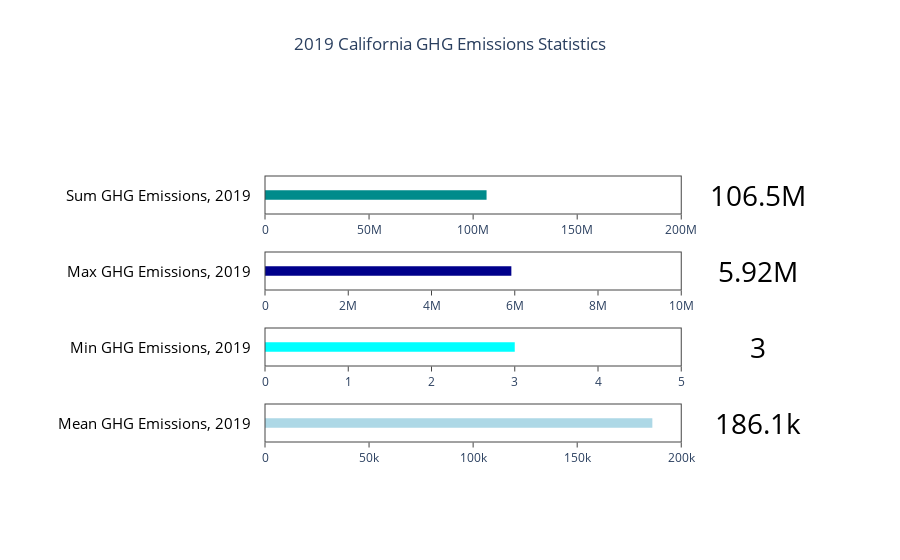

Notebook cell for this chart:
### Code cell
fig = go.Figure()

fig.add_trace(go.Indicator(
    mode = "number+gauge", value = GHG_mean,
    domain = {'x': [0.25, 1], 'y': [0.1, 0.2]},
    title = {'text': "Mean GHG Emissions, 2019",'font':{'color': 'black','size':15}},
    number={'font':{'color': 'black'}},
    gauge = {
        'shape': "bullet",
        'axis': {'range': [None,200000]},
        'bar': {'color': "lightblue"}}
))


fig.add_trace(go.Indicator(
    mode = "number+gauge", value = GHG_min,
    domain = {'x': [0.25, 1], 'y': [0.3, 0.4]},
    title = {'text': "Min GHG Emissions, 2019",'font':{'color': 'black','size':15}},
    number={'font':{'color': 'black'}},
    gauge = {
        'shape': "bullet",
        'axis': {'range': [None,5]},
        'bar': {'color': "cyan"}}
))

fig.add_trace(go.Indicator(
    mode = "number+gauge", value = GHG_max,
    domain = {'x': [0.25, 1], 'y': [0.5, 0.6]},
    title = {'text' :"Max GHG Emissions, 2019",'font':{'color': 'black','size':15}},
     number={'font':{'color': 'black'}},
    gauge = {
        'shape': "bullet",
        'axis': {'range': [None,10000000]},
        'bar': {'color': "darkblue"}}
))
fig.add_trace(go.Indicator(
    mode = "number+gauge", value = GHG_sum,
    domain = {'x': [0.25, 1], 'y': [0.7, 0.8]},
    title = {'text' :"Sum GHG Emissions, 2019",'font':{'color': 'black','size':15}},
     number={'font':{'color': 'black'}},
    gauge = {
        'shape': "bullet",
        'axis': {'range': [None,200000000]},
        'bar': {'color': "darkcyan"}}
))

fig.update_layout(title=" 2019 California GHG Emissions Statistics ",title_x=0.5)
fig.show()

### Figure 1 — Plotly figure (JSON) as saved in the notebook; plotly's stock layout.template omitted (floating-point values rounded to 4 significant figures)
{"data": [{"domain": {"x": [0.25, 1], "y": [0.1, 0.2]}, "gauge": {"axis": {"range": [null, 200000]}, "bar": {"color": "lightblue"}, "shape": "bullet"}, "mode": "number+gauge", "number": {"font": {"color": "black"}}, "title": {"font": {"color": "black", "size": 15}, "text": "Mean GHG Emissions, 2019"}, "type": "indicator", "value": 186100.0}, {"domain": {"x": [0.25, 1], "y": [0.3, 0.4]}, "gauge": {"axis": {"range": [null, 5]}, "bar": {"color": "cyan"}, "shape": "bullet"}, "mode": "number+gauge", "number": {"font": {"color": "black"}}, "title": {"font": {"color": "black", "size": 15}, "text": "Min GHG Emissions, 2019"}, "type": "indicator", "value": 3}, {"domain": {"x": [0.25, 1], "y": [0.5, 0.6]}, "gauge": {"axis": {"range": [null, 10000000]}, "bar": {"color": "darkblue"}, "shape": "bullet"}, "mode": "number+gauge", "number": {"font": {"color": "black"}}, "title": {"font": {"color": "black", "size": 15}, "text": "Max GHG Emissions, 2019"}, "type": "indicator", "value": 5918258}, {"domain": {"x": [0.25, 1], "y": [0.7, 0.8]}, "gauge": {"axis": {"range": [null, 200000000]}, "bar": {"color": "darkcyan"}, "shape": "bullet"}, "mode": "number+gauge", "number": {"font": {"color": "black"}}, "title": {"font": {"color": "black", "size": 15}, "text": "Sum GHG Emissions, 2019"}, "type": "indicator", "value": 106457646}], "layout": {"title": {"text": " 2019 California GHG Emissions Statistics ", "x": 0.5}}}
